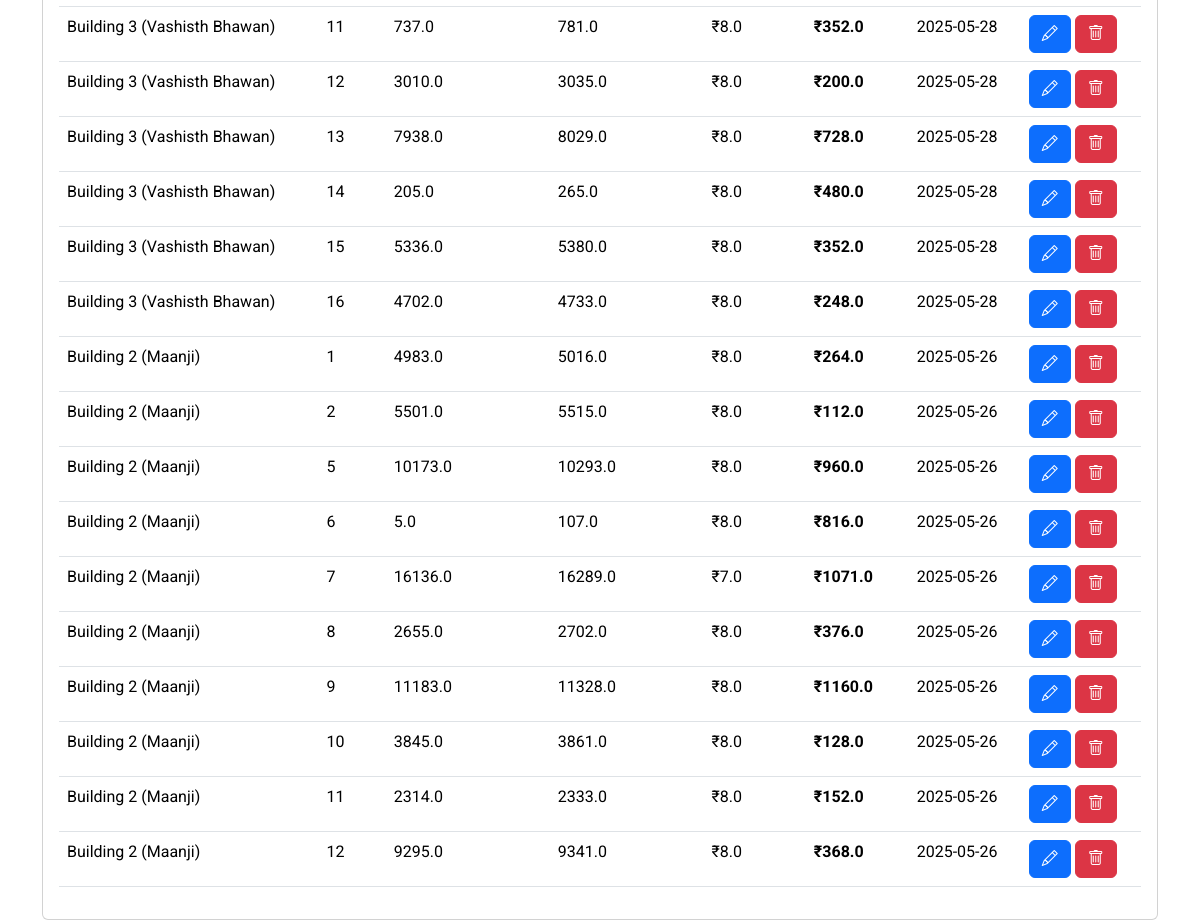
/electricity-readings (signed in, lower part), run on an earlier commit of the app's database.
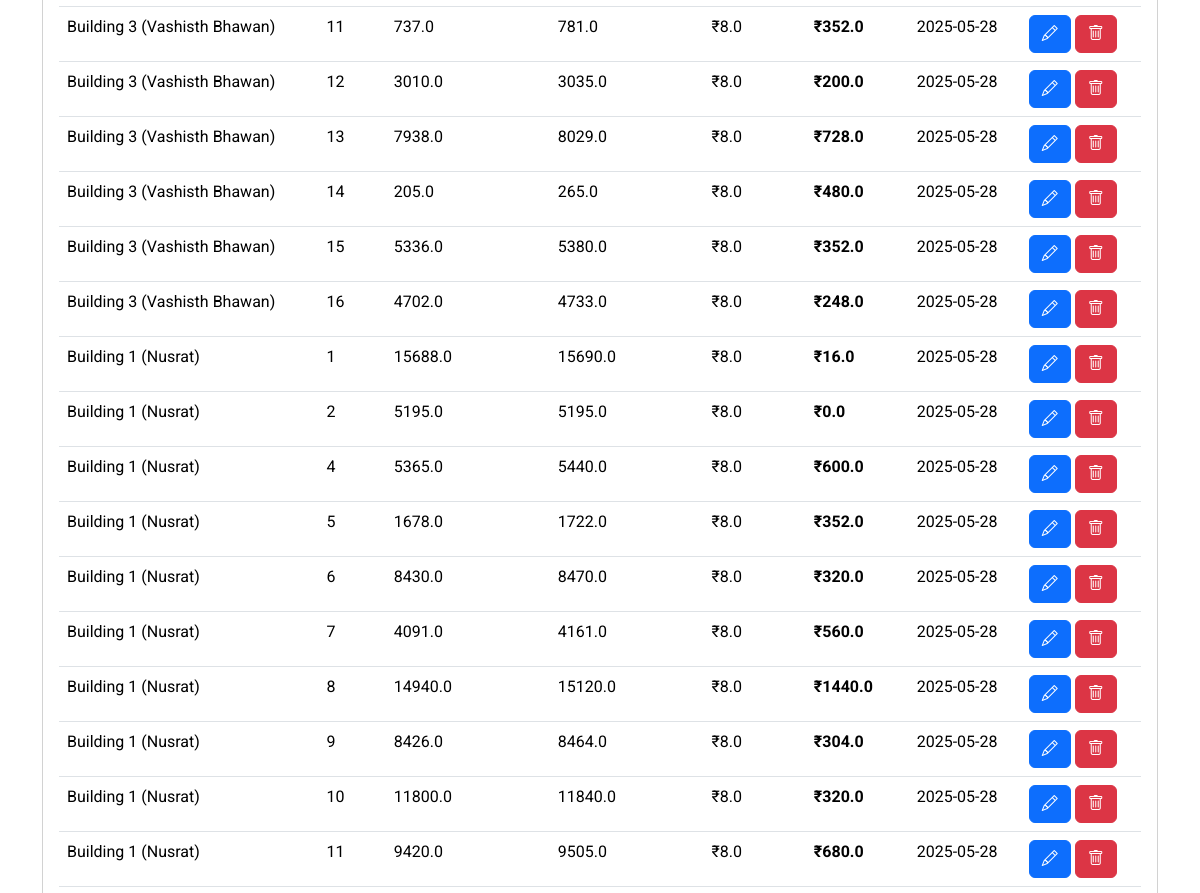
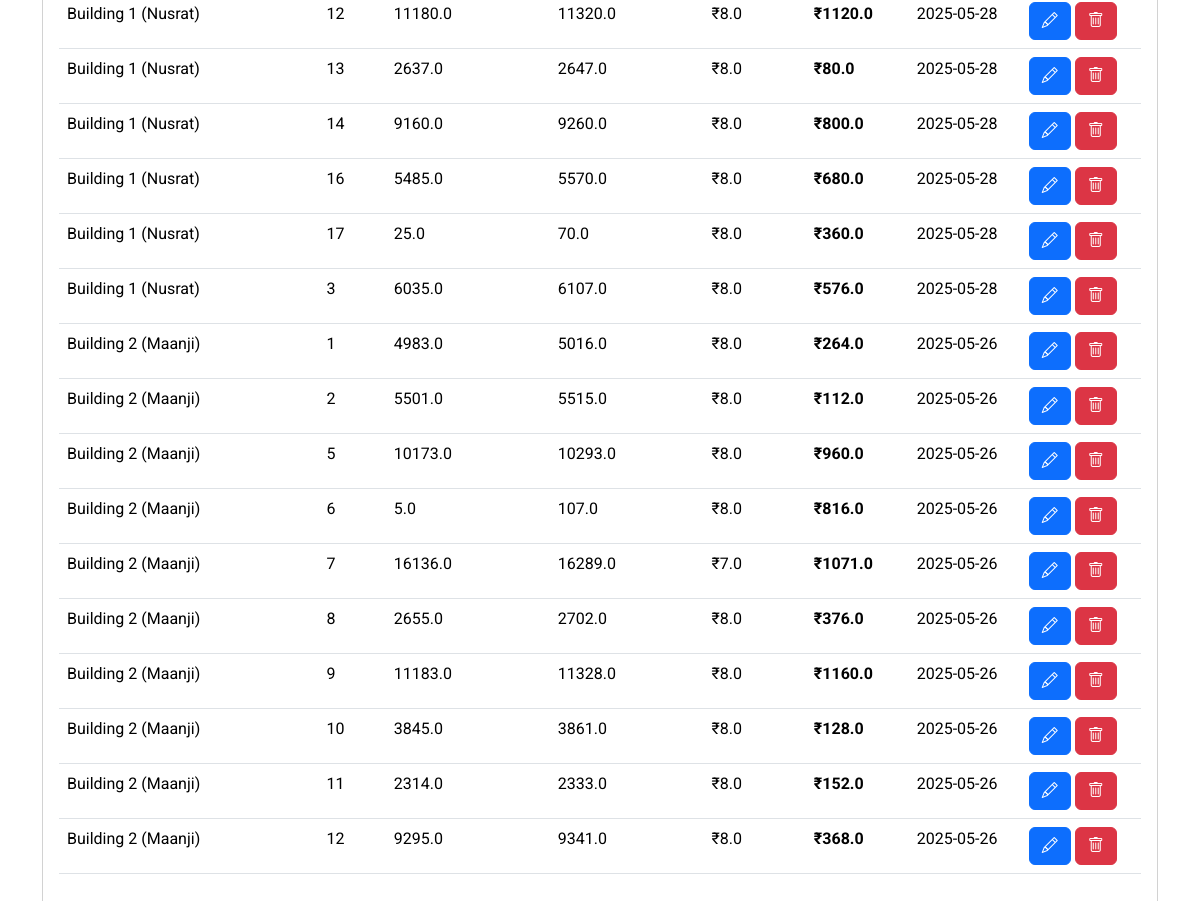
And on a later commit of the database (2 pictures, top to bottom).
### tables this page shows
CREATE TABLE electricity_readings (
        id INTEGER PRIMARY KEY AUTOINCREMENT,
        property_id INTEGER NOT NULL,
        room_id INTEGER NOT NULL,
        previous_reading REAL NOT NULL,
        current_reading REAL NOT NULL,
        price_per_unit REAL NOT NULL,
        total_cost REAL NOT NULL,
        reading_date DATE DEFAULT (DATE('now')),
        FOREIGN KEY (property_id) REFERENCES properties(id),
        FOREIGN KEY (room_id) REFERENCES rooms(id)
    );

CREATE TABLE properties
                 (id INTEGER PRIMARY KEY AUTOINCREMENT,
                  name TEXT NOT NULL,
                  address TEXT NOT NULL,
                  user_id INTEGER NOT NULL,
                  FOREIGN KEY (user_id) REFERENCES users (id));

CREATE TABLE rooms
                 (id INTEGER PRIMARY KEY AUTOINCREMENT,
                  property_id INTEGER NOT NULL,
                  room_config_id INTEGER NOT NULL,
                  room_number INTEGER NOT NULL, media_url TEXT, is_available BOOLEAN DEFAULT TRUE,
                  FOREIGN KEY (property_id) REFERENCES properties (id),
                  FOREIGN KEY (room_config_id) REFERENCES room_configurations (id));

### app/routes.py (the view)
@app.route('/electricity-readings')
def electricity_readings():
    if 'user_id' not in session:
        flash('Please login to access this page', 'warning')
        return redirect(url_for('login'))
    conn = get_db()
    c = conn.cursor()
    readings = c.execute('''
        SELECT er.id, p.name as property_name, r.room_number, er.previous_reading, er.current_reading, er.price_per_unit, er.total_cost, er.reading_date
        FROM electricity_readings er
        JOIN properties p ON er.property_id = p.id
        JOIN rooms r ON er.room_id = r.id
        WHERE p.user_id = ?
        ORDER BY er.reading_date DESC
    ''', (session['user_id'],)).fetchall()
    months = sorted(list(set([reading['reading_date'][:7] for reading in readings])), reverse=True)
    conn.close()
    return render_template('electricity_readings.html', readings=readings, months=months)

### app/routes.py (called while the page is built)
def get_db():
    conn = sqlite3.connect('rentease.db')
    conn.row_factory = sqlite3.Row
    return conn

### app/templates/electricity_readings.html (shortened to what this page needs)
<!DOCTYPE html>
<html lang="en">
<head>
  <link href="{{ url_for('static', filename='assets/vendor/bootstrap/css/bootstrap.min.css') }}" rel="stylesheet">
  <link href="{{ url_for('static', filename='assets/vendor/bootstrap-icons/bootstrap-icons.css') }}" rel="stylesheet">
  <link href="{{ url_for('static', filename='assets/vendor/aos/aos.css') }}" rel="stylesheet">
  <link href="{{ url_for('static', filename='assets/css/main.css') }}" rel="stylesheet">
</head>
<body class="index-page">
  <main class="main" style="margin-top: 100px;">
    <div class="container mt-5">
      <div class="card">
        <div class="card-body">
          <div class="table-responsive">
            <table class="table table-hover" id="readingsTable">
              <tbody>
                {% for reading in readings %}
                <tr data-property="{{ reading['property_name'] }}">
                  <td>{{ reading['property_name'] }}</td>
                  <td>{{ reading['room_number'] }}</td>
                  <td>{{ reading['previous_reading'] }}</td>
                  <td>{{ reading['current_reading'] }}</td>
                  <td>₹{{ reading['price_per_unit'] }}</td>
                  <td class="fw-bold">₹{{ reading['total_cost'] }}</td>
                  <td>{{ reading['reading_date'] }}</td>
                  <td>
                    <button type="button" class="btn btn-primary" data-bs-toggle="modal" data-bs-target="#editReadingModal{{ reading['id'] }}">
                      <i class="bi bi-pencil"></i>
                    </button>
                    <button type="button" class="btn btn-danger" data-bs-toggle="modal" data-bs-target="#deleteReadingModal{{ reading['id'] }}">
                      <i class="bi bi-trash"></i>
                    </button>
                  </td>
                </tr>
                {% else %}
                <tr><td colspan="8" class="text-center text-muted">No readings found.</td></tr>
                {% endfor %}
              </tbody>
            </table>
          </div>
        </div>
      </div>
    </div>
  </main>
</body>
</html>

What changed in the data, as far as the page shows it:
added electricity_readings: property_name "Building 1 (Nusrat)", room_number "1", previous_reading "15688.0", current_reading "15690.0", price_per_unit "8.0", total_cost "16.0", reading_date "2025-05-28"
added electricity_readings: property_name "Building 1 (Nusrat)", room_number "2", previous_reading "5195.0", current_reading "5195.0", price_per_unit "8.0", total_cost "0.0", reading_date "2025-05-28"
added electricity_readings: property_name "Building 1 (Nusrat)", room_number "4", previous_reading "5365.0", current_reading "5440.0", price_per_unit "8.0", total_cost "600.0", reading_date "2025-05-28"
added electricity_readings: property_name "Building 1 (Nusrat)", room_number "5", previous_reading "1678.0", current_reading "1722.0", price_per_unit "8.0", total_cost "352.0", reading_date "2025-05-28"
added electricity_readings: property_name "Building 1 (Nusrat)", room_number "6", previous_reading "8430.0", current_reading "8470.0", price_per_unit "8.0", total_cost "320.0", reading_date "2025-05-28"
added electricity_readings: property_name "Building 1 (Nusrat)", room_number "7", previous_reading "4091.0", current_reading "4161.0", price_per_unit "8.0", total_cost "560.0", reading_date "2025-05-28"
added electricity_readings: property_name "Building 1 (Nusrat)", room_number "8", previous_reading "14940.0", current_reading "15120.0", price_per_unit "8.0", total_cost "1440.0", reading_date "2025-05-28"
added electricity_readings: property_name "Building 1 (Nusrat)", room_number "9", previous_reading "8426.0", current_reading "8464.0", price_per_unit "8.0", total_cost "304.0", reading_date "2025-05-28"
added electricity_readings: property_name "Building 1 (Nusrat)", room_number "10", previous_reading "11800.0", current_reading "11840.0", price_per_unit "8.0", total_cost "320.0", reading_date "2025-05-28"
added electricity_readings: property_name "Building 1 (Nusrat)", room_number "11", previous_reading "9420.0", current_reading "9505.0", price_per_unit "8.0", total_cost "680.0", reading_date "2025-05-28"
added electricity_readings: property_name "Building 1 (Nusrat)", room_number "12", previous_reading "11180.0", current_reading "11320.0", price_per_unit "8.0", total_cost "1120.0", reading_date "2025-05-28"
added electricity_readings: property_name "Building 1 (Nusrat)", room_number "13", previous_reading "2637.0", current_reading "2647.0", price_per_unit "8.0", total_cost "80.0", reading_date "2025-05-28"
added electricity_readings: property_name "Building 1 (Nusrat)", room_number "14", previous_reading "9160.0", current_reading "9260.0", price_per_unit "8.0", total_cost "800.0", reading_date "2025-05-28"
added electricity_readings: property_name "Building 1 (Nusrat)", room_number "16", previous_reading "5485.0", current_reading "5570.0", price_per_unit "8.0", total_cost "680.0", reading_date "2025-05-28"
added electricity_readings: property_name "Building 1 (Nusrat)", room_number "17", previous_reading "25.0", current_reading "70.0", price_per_unit "8.0", total_cost "360.0", reading_date "2025-05-28"
added electricity_readings: property_name "Building 1 (Nusrat)", room_number "3", previous_reading "6035.0", current_reading "6107.0", price_per_unit "8.0", total_cost "576.0", reading_date "2025-05-28"
